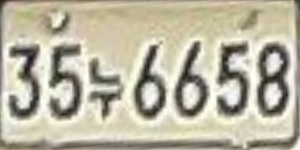
#> input picture extracted_plates/plate_01.png, 300 x 150 px; its folder holds only this picture in this run
$ python plate_processor.py
#> lines starting #> are read from the running program, lines starting #| are printed output that depends on the picture; after the words box and inside, x2 and y2 are one past the last pixel; in counts of white or black regions, pixels touching at a corner belong together
# 번호판 이미지 전처리

import cv2
import numpy as np
from matplotlib import pyplot as plt
import os

# 번호판 파일 불러오기
def load_extracted_plate(plate_name):
    plate_path = f"../extracted_plates/{plate_name}.png"
    if os.path.exists(plate_path):
        plate_img = cv2.imread(plate_path)
        print(f'번호판 이미지 로드 성공 {plate_img.shape}')
        return plate_img
    else:
        print("파일을 찾을 수 없습니다.")
        return None

# 번호판 파일 그레이스케일로 변경
def convert_to_grayScale(target_img):
    gray_plate = cv2.cvtColor(target_img, cv2.COLOR_BGR2GRAY)
    # 결과 비교 시각화
    plt.figure(figsize=(12, 4))

    plt.subplot(1, 2, 1)
    plt.imshow(cv2.cvtColor(target_img, cv2.COLOR_BGR2RGB))
    plt.title('Original Extracted Plate')
    plt.axis('off')

    plt.subplot(1, 2, 2)
    plt.imshow(gray_plate, cmap='gray')
    plt.title('Grayscale Plate')
    plt.axis('off')

    plt.tight_layout()
    plt.show()
    return gray_plate

# 대비 최대화
def contrast_maximize(gray_plate):
    # 모폴로지 연산용 구조화 요소
    k = cv2.getStructuringElement(cv2.MORPH_RECT, (2,2))
    # [8 lines of commented-out code are left out]
    clahe = cv2.createCLAHE(clipLimit=3.0, tileGridSize=(2,1))
    enhanced = clahe.apply(gray_plate)
    gamma = 0.4  # 밝기 조정
    enhanced = np.array(255 * (gray_plate / 255) ** gamma, dtype='uint8')
    # enhanced = cv2.equalizeHist(gray_plate)
    # 결과 비교 시각화
    plt.figure(figsize=(15, 4))

    plt.subplot(1, 2, 1)
    plt.imshow(gray_plate, cmap='gray')
    plt.title('Original Gray')
    plt.axis('off')

    # [19 lines of commented-out code are left out]

    plt.subplot(1, 2, 2)
    plt.imshow(enhanced, cmap='gray')
    plt.title('Enhanced Contrast')
    plt.axis('off')

    plt.tight_layout()
    plt.show()

    return enhanced

# 임계처리
def threshold_plate(enhanced_plate):
    blurred = cv2.GaussianBlur(enhanced_plate, (3,3), 0)
    thresh = cv2.adaptiveThreshold(blurred, 255, cv2.ADAPTIVE_THRESH_GAUSSIAN_C, cv2.THRESH_BINARY, 11, 2)
    _, thresh_otsu = cv2.threshold(blurred, 0, 255, cv2.THRESH_BINARY + cv2.THRESH_OTSU)
    # 임계처리 후 노이즈 조정
    k = cv2.getStructuringElement(cv2.MORPH_RECT, (2,2))
    #cv2.morphologyEx(blurred, cv2.MORPH_OPEN, k)
    cv2.erode(blurred, k)

    plt.figure(figsize=(16, 4))

    plt.subplot(1, 4, 1)
    plt.imshow(enhanced_plate, cmap='gray')
    plt.title('Enhanced Plate')
    plt.axis('off')

    plt.subplot(1, 4, 2)
    plt.imshow(blurred, cmap='gray')
    plt.title('Blurred')
    plt.axis('off')

    plt.subplot(1, 4, 3)
    plt.imshow(thresh, cmap='gray')
    plt.title('Adaptive Threshold')
    plt.axis('off')

    plt.subplot(1, 4, 4)
    plt.imshow(thresh_otsu, cmap='gray')
    plt.title('Otsu Threshold')
    plt.axis('off')

    plt.tight_layout()
    plt.show()

    return thresh, thresh_otsu

# 윤곽선 처리
def find_contour(thresh):
    contours, hierarchy = cv2.findContours(thresh, cv2.RETR_TREE, cv2.CHAIN_APPROX_SIMPLE)
    # 결과 시각화용 이미지 생성
    height, width = thresh.shape
    contour_img = cv2.cvtColor(thresh, cv2.COLOR_GRAY2BGR)
    # 모든 윤곽선을 다른 색으로 그리기
    colors = [(255, 0, 0), (0, 255, 0), (0, 0, 255), (255, 255, 0),
              (255, 0, 255), (0, 255, 255), (128, 0, 128), (255, 165, 0)]
    for i, contour in enumerate(contours):
        color = colors[i % len(colors)]
        cv2.drawContours(contour_img, [contour], -1, color, 2)
        # 윤곽선 번호 표시
        M = cv2.moments(contour)
        if M['m00'] != 0:
            cX = int(M['m10']/M['m00'])
            cY = int(M['m01']/M['m00'])
            cv2.putText(contour_img, str(i+1), (cX-5, cY+5),
                        cv2.FONT_HERSHEY_SIMPLEX, 0.4, (255,255,255), 1)
    # 결과 시각화
    plt.figure(figsize=(15, 5))

    plt.subplot(1, 3, 1)
    plt.imshow(thresh, cmap='gray')
    plt.title('Binary Plate')
    plt.axis('off')

    plt.subplot(1, 3, 2)
    plt.imshow(contour_img)
    plt.title(f'Contours Detected: {len(contours)}')
    plt.axis('off')
# 윤곽선 정보 표시

    plt.subplot(1, 3, 3)

    contour_info = np.zeros((height, width, 3), dtype=np.uint8)

    for i, contour in enumerate(contours):
        area = cv2.contourArea(contour)
        x, y, w, h = cv2.boundingRect(contour)
        # 경계 사각형 그리기
        cv2.rectangle(contour_info, (x, y), (x+w, y+h), colors[i % len(colors)], 1)

        # 면적 정보 표시 (작은 글씨로)
        cv2.putText(contour_info, f'A:{int(area)}', (x, y-2),
                   cv2.FONT_HERSHEY_SIMPLEX, 0.25, (255, 255, 255), 1)

    plt.imshow(contour_info)
    plt.title('Bounding Rectangles')
    plt.axis('off')

    plt.tight_layout()
    plt.show()
    # 윤곽선 정보 출력
    print("=== 윤곽선 검출 결과 ===")
    print(f"총 윤곽선 개수: {len(contours)}")

    for i, contour in enumerate(contours):
        area = cv2.contourArea(contour)
        x, y, w, h = cv2.boundingRect(contour)
        aspect_ratio = w / h if h > 0 else 0
        print(f"윤곽선 {i+1}: 면적={area:.0f}, 크기=({w}×{h}), 비율={aspect_ratio:.2f}")

    return contours, contour_img

def prepare_for_next_step(contours):
    print("=== 다음 단계 준비 ===")
    # 윤곽선이 충분히 검출되었는지 확인
    if len(contours) < 5:
        print("윤곽선이 적게 검출되었습니다. 전처리 단계를 재검토하세요.")
    elif len(contours) > 20:
        print("윤곽선이 너무 많이 검출되었습니다. 노이즈 제거가 필요할 수 있습니다.")
    else:
        print("적절한 수의 윤곽선이 검출되었습니다.")

    # 잠재적 글자 후보 개수 추정
    potential_chars = 0
    for contour in contours:
        area = cv2.contourArea(contour)
        if 1000 < area < 2000:  # 글자 크기 범위 추정
            potential_chars += 1
    print(f"잠재적 글자 후보: {potential_chars}개")

    return potential_chars

def save_processed_results(plate_name, gray_plate, enhanced_plate, thresh_plate, contour_result):
    # 저장 폴더 생성
    save_dir = "../processed_plates"
    if not os.path.exists(save_dir):
        os.makedirs(save_dir)

    # 단계별 결과 저장
    cv2.imwrite(f'{save_dir}/{plate_name}_1_gray.png', gray_plate)
    cv2.imwrite(f'{save_dir}/{plate_name}_2_enhanced.png', enhanced_plate)
    cv2.imwrite(f'{save_dir}/{plate_name}_3_threshold.png', thresh_plate)
    cv2.imwrite(f'{save_dir}/{plate_name}_4_contours.png', contour_result)

    print("결과 저장 완료")

# 전체 처리 파이프라인
def process_extracted_plates(plate_name):
    print(f"{plate_name} 처리 시작")
    # 이미지 로드
    plate_img = load_extracted_plate(plate_name)
    if plate_img is None:
        return None

    # 그레이스케일 변환
    gray_plate = convert_to_grayScale(plate_img)

    # 대비 최대화
    enhanced_plate = contrast_maximize(gray_plate)

    # 임계처리
    thresh_adaptive, thresh_plate = threshold_plate(enhanced_plate)

    # 윤곽선 검출
    contours, contour_result = find_contour(thresh_plate)

    # 결과 저장
    save_processed_results(plate_name, gray_plate, enhanced_plate, thresh_plate, contour_result)

    # 처리 결과 요약
    potential_chars = prepare_for_next_step(contours)
    print(f"처리 완료, 검출된 윤곽선 {len(contours)}개, 잠재적 글자 {potential_chars}개")
    return {
        'original': plate_img,
        'gray': gray_plate,
        'enhanced': enhanced_plate,
        'threshold': thresh_plate,
        'contours': len(contours),
        'potential_chars': potential_chars,
        'contour_result': contour_result
    }

# 배치 처리
def batch_process_plates():
    plate_dir = '../extracted_plates'

    if not os.path.exists(plate_dir):
        print(f"폴더를 찾을 수 없습니다: {plate_dir}")
        return {}

    plate_files = [f for f in os.listdir(plate_dir) if f.endswith('.png')]

    if len(plate_files) == 0:
        print("처리할 번호판 이미지가 없습니다.")
        return {}

    results = {}

    for plate_file in plate_files:
        plate_name = plate_file.replace('.png', '')
        result = process_extracted_plates(plate_name)
#> in load_extracted_plate, plate_img is the input picture: shape (150, 300, 3); mean B, G, R 162, 181.3, 186.5
#| 번호판 이미지 로드 성공 (150, 300, 3)
#> in convert_to_grayScale, `gray_plate = cv2.cvtColor(target_img, cv2.COLOR_BGR2GRAY)`:
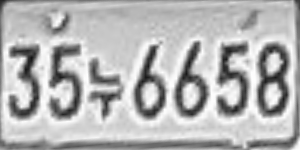
#> gray_plate: shape (150, 300); min 19, max 254, mean 180.7
#> in convert_to_grayScale, `plt.show()`:
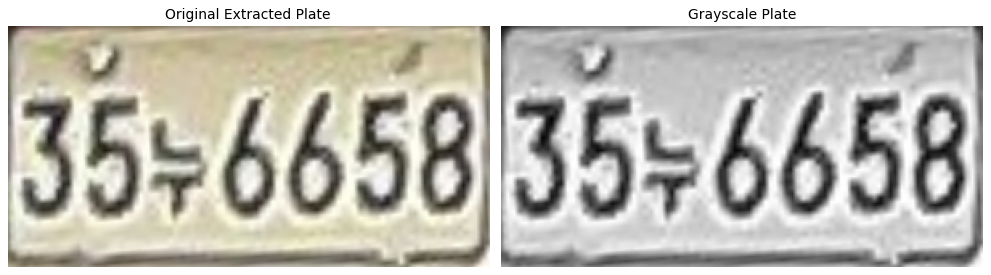
#> figure drawn by matplotlib, 2 panels
#> in contrast_maximize, `enhanced = np.array(255 * (gray_plate / 255) ** gamma, dtype='uint8')`:
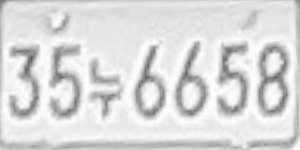
#> enhanced: shape (150, 300); min 90, max 254, mean 218.7
#> in threshold_plate, `thresh = cv2.adaptiveThreshold(blurred, 255, cv2.ADAPTIVE_THRESH_GAUSS..`:
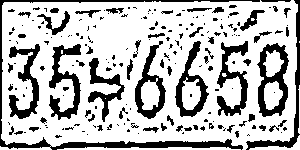
#> thresh: shape (150, 300); 73.3% white; 196 black regions (137 under 20 px), largest, box (x1, y1, x2, y2) and area: (0, 0, 260, 150) 2052, (257, 43, 289, 117) 1074, (49, 44, 81, 120) 997
#> in threshold_plate, `_, thresh_otsu = cv2.threshold(blurred, 0, 255, cv2.THRESH_BINARY + cv..`:
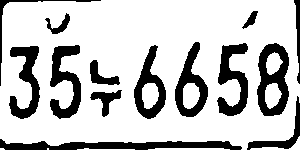
#> thresh_otsu: shape (150, 300); 76.8% white; 14 black regions
#> in find_contour, `contours, hierarchy = cv2.findContours(thresh, cv2.RETR_TREE, cv2.CHAI..`: contours = 20 contours, 3 with area under 20; largest, box (x1, y1, x2, y2) and area: (0, 0, 300, 150) 41494, (256, 42, 290, 117) 1997, (174, 41, 209, 118) 1494, (133, 44, 167, 120) 1437, (49, 44, 82, 120) 1300
#> in find_contour, `contour_img = cv2.cvtColor(thresh, cv2.COLOR_GRAY2BGR)`: contour_img: shape (150, 300, 3); 76.8% white; 14 black regions
#> the loop in find_contour, `for i, contour in enumerate(contours):` made 20 passes
#> (contour, color, cX, cY) on passes 3 to 4: ([[47, 148], [47, 149], [48, 149], [48, 148]], (0, 0, 255), 47, 148), ([[0, 148], [0, 149], [4, 149], [3, 148]], (255, 255, 0), 1, 148)
#> (color, cX, cY) on passes 1, 2, 5, 6, 7, 8: ((255, 0, 0), 189, 148), ((0, 255, 0), 86, 148), ((255, 0, 255), 282, 146), ((0, 255, 255), 148, 71), ((128, 0, 128), 105, 99), ((255, 165, 0), 100, 75)
#> after the loop in find_contour, `for i, contour in enumerate(contours):`:
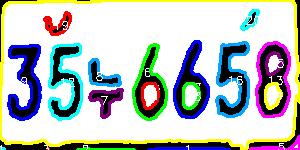
#> contour_img: shape (150, 300, 3); mean B, G, R 190.4, 192.4, 185.5
#> the loop in find_contour, `for i, contour in enumerate(contours):` made 20 passes
#> (area, x, y, w, h) on passes 1, 5, 6, 7, 8, 9, 10, 11, 12, 13, 14, 15: (69, 148, 148, 82, 2), (106, 250, 136, 50, 14), (41494.5, 0, 0, 300, 150), (385, 89, 89, 34, 29), (373, 89, 59, 32, 27), (1193.5, 8, 45, 33, 75), (1437, 133, 44, 34, 76), (317, 142, 83, 17, 26), (1300, 49, 44, 33, 76), (1997, 256, 42, 34, 75), (286, 265, 83, 17, 26), (233, 266, 52, 17, 23)
#> after the loop in find_contour, `for i, contour in enumerate(contours):`:
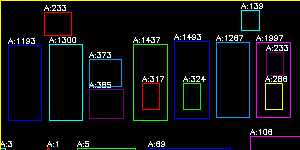
#> contour_info: shape (150, 300, 3); mean of channels 0, 1, 2 14.1, 13.4, 11.7; drawn as B, G, R
#| 총 윤곽선 개수: 20
#> the loop in find_contour, `for i, contour in enumerate(contours):` made 20 passes
#> (area, x, y, w, h, aspect_ratio) on passes 1, 5, 6, 7, 8, 9, 10, 11, 12, 13, 14, 15: (69, 148, 148, 82, 2, 41), (106, 250, 136, 50, 14, 3.57), (41494.5, 0, 0, 300, 150, 2), (385, 89, 89, 34, 29, 1.17), (373, 89, 59, 32, 27, 1.19), (1193.5, 8, 45, 33, 75, 0.44), (1437, 133, 44, 34, 76, 0.447), (317, 142, 83, 17, 26, 0.654), (1300, 49, 44, 33, 76, 0.434), (1997, 256, 42, 34, 75, 0.453), (286, 265, 83, 17, 26, 0.654), (233, 266, 52, 17, 23, 0.739)
#| 윤곽선 1: 면적=69, 크기=(82×2), 비율=41.00
#| 윤곽선 2: 면적=5, 크기=(58×2), 비율=29.00
#| 윤곽선 3: 면적=1, 크기=(2×2), 비율=1.00
#| 윤곽선 4: 면적=4, 크기=(5×2), 비율=2.50
#| 윤곽선 5: 면적=106, 크기=(50×14), 비율=3.57
#| 윤곽선 6: 면적=41494, 크기=(300×150), 비율=2.00
#| 윤곽선 7: 면적=385, 크기=(34×29), 비율=1.17
#| 윤곽선 8: 면적=373, 크기=(32×27), 비율=1.19
#> (further printed lines are left out)
#> the loop in prepare_for_next_step, `for contour in contours:` made 20 passes
#> area on passes 1, 5, 6, 7, 8, 9, 10, 11, 12, 13, 14, 15: 69, 106, 41494.5, 385, 373, 1193.5, 1437, 317, 1300, 1997, 286, 233
#> after the loop in prepare_for_next_step, `for contour in contours:`: potential_chars = 6
#| 잠재적 글자 후보: 6개
#| 처리 완료, 검출된 윤곽선 20개, 잠재적 글자 6개
#> result = 7 items
        if result:
            results[plate_name] = result

    print(f"\n=== 전체 처리 완료: {len(results)}개 번호판 ===")
#| === 전체 처리 완료: 1개 번호판 ===

    return results

batch_process_plates()

$ run again, on extracted_plates/plate_05.png
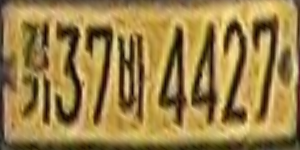
#> input picture extracted_plates/plate_05.png, 300 x 150 px
#> in load_extracted_plate, plate_img is the input picture: shape (150, 300, 3); mean B, G, R 73.6, 129.9, 156.2
#| 번호판 이미지 로드 성공 (150, 300, 3)
#> thresh: shape (150, 300); 68.7% white; 144 black regions (73 under 20 px), largest, box (x1, y1, x2, y2) and area: (55, 20, 82, 126) 921, (191, 21, 216, 126) 890, (253, 13, 278, 124) 886
#> thresh_otsu: shape (150, 300); 70.1% white; 15 black regions (1 under 20 px)
#> in find_contour, `contours, hierarchy = cv2.findContours(thresh, cv2.RETR_TREE, cv2.CHAI..`: contours = 17 contours; largest, box (x1, y1, x2, y2) and area: (2, 0, 299, 145) 40270, (158, 26, 187, 126) 1542, (191, 24, 218, 125) 1462, (55, 23, 83, 126) 1346, (221, 20, 248, 124) 1190
#> the loop in find_contour, `for i, contour in enumerate(contours):` made 17 passes
#> (color, cX, cY) on passes 1 to 8: ((255, 0, 0), 151, 71), ((0, 255, 0), 46, 100), ((0, 0, 255), 31, 94), ((255, 255, 0), 284, 65), ((255, 0, 255), 126, 75), ((0, 255, 255), 126, 83), ((128, 0, 128), 139, 76), ((255, 165, 0), 174, 78)
#> after the loop in find_contour, `for i, contour in enumerate(contours):`:
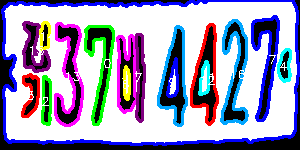
#> contour_img: shape (150, 300, 3); mean B, G, R 184.1, 154.4, 157.5
#> the loop in find_contour, `for i, contour in enumerate(contours):` made 17 passes
#> (area, x, y, w, h) on passes 1 to 8: (40270.5, 2, 0, 297, 145), (317.5, 42, 76, 9, 49), (376, 22, 74, 17, 43), (273.5, 278, 49, 13, 33), (1058, 117, 35, 20, 78), (135.5, 124, 66, 6, 34), (477.5, 136, 34, 9, 88), (1542, 158, 26, 29, 100)
#> after the loop in find_contour, `for i, contour in enumerate(contours):`:
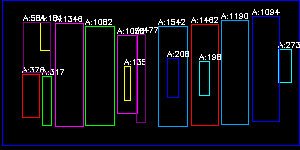
#> contour_info: shape (150, 300, 3); mean of channels 0, 1, 2 19.4, 10.5, 11.2; drawn as B, G, R
#| 총 윤곽선 개수: 17
#> the loop in find_contour, `for i, contour in enumerate(contours):` made 17 passes
#> (area, x, y, w, h, aspect_ratio) on passes 1 to 8: (40270.5, 2, 0, 297, 145, 2.05), (317.5, 42, 76, 9, 49, 0.184), (376, 22, 74, 17, 43, 0.395), (273.5, 278, 49, 13, 33, 0.394), (1058, 117, 35, 20, 78, 0.256), (135.5, 124, 66, 6, 34, 0.176), (477.5, 136, 34, 9, 88, 0.102), (1542, 158, 26, 29, 100, 0.29)
#> (printed output is left out)
#> the loop in prepare_for_next_step, `for contour in contours:` made 17 passes
#> area on passes 1 to 8: 40270.5, 317.5, 376, 273.5, 1058, 135.5, 477.5, 1542
#> after the loop in prepare_for_next_step, `for contour in contours:`: potential_chars = 7
#| 잠재적 글자 후보: 7개
#| 처리 완료, 검출된 윤곽선 17개, 잠재적 글자 7개
#> result = 7 items
#| === 전체 처리 완료: 1개 번호판 ===

$ run again, on extracted_plates/plate_06.png
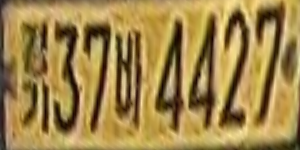
#> input picture extracted_plates/plate_06.png, 300 x 150 px
#> in load_extracted_plate, plate_img is the input picture: shape (150, 300, 3); mean B, G, R 75.3, 133.2, 160.3
#| 번호판 이미지 로드 성공 (150, 300, 3)
#> thresh: shape (150, 300); 68.6% white; 155 black regions (83 under 20 px), largest, box (x1, y1, x2, y2) and area: (253, 0, 285, 128) 1088, (219, 3, 249, 129) 1036, (189, 12, 216, 130) 1019
#> thresh_otsu: shape (150, 300); 73.8% white; 18 black regions (2 under 20 px)
#> in find_contour, `contours, hierarchy = cv2.findContours(thresh, cv2.RETR_TREE, cv2.CHAI..`: contours = 17 contours; largest, box (x1, y1, x2, y2) and area: (2, 0, 300, 150) 42958, (154, 20, 184, 132) 1748, (188, 15, 217, 129) 1701, (53, 22, 80, 134) 1411, (219, 9, 250, 128) 1396
#> the loop in find_contour, `for i, contour in enumerate(contours):` made 17 passes
#> (color, cX, cY) on passes 1 to 8: ((255, 0, 0), 151, 73), ((0, 255, 0), 44, 108), ((0, 0, 255), 30, 101), ((255, 255, 0), 288, 59), ((255, 0, 255), 123, 77), ((0, 255, 255), 123, 85), ((128, 0, 128), 136, 78), ((255, 165, 0), 97, 63)
#> after the loop in find_contour, `for i, contour in enumerate(contours):`:
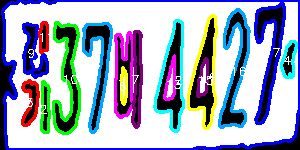
#> contour_img: shape (150, 300, 3); mean B, G, R 191.2, 170.3, 160
#> the loop in find_contour, `for i, contour in enumerate(contours):` made 17 passes
#> (area, x, y, w, h) on passes 1 to 8: (42958.5, 2, 0, 298, 150), (309, 41, 81, 9, 52), (381.5, 22, 80, 17, 46), (331.5, 281, 41, 16, 37), (1153, 115, 32, 19, 86), (148, 121, 67, 6, 38), (546.5, 132, 31, 10, 97), (1169, 83, 23, 29, 110)
#> after the loop in find_contour, `for i, contour in enumerate(contours):`:
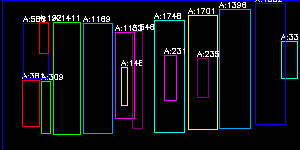
#> contour_info: shape (150, 300, 3); mean of channels 0, 1, 2 17.6, 13.1, 10.5; drawn as B, G, R
#| 총 윤곽선 개수: 17
#> the loop in find_contour, `for i, contour in enumerate(contours):` made 17 passes
#> (area, x, y, w, h, aspect_ratio) on passes 1 to 8: (42958.5, 2, 0, 298, 150, 1.99), (309, 41, 81, 9, 52, 0.173), (381.5, 22, 80, 17, 46, 0.37), (331.5, 281, 41, 16, 37, 0.432), (1153, 115, 32, 19, 86, 0.221), (148, 121, 67, 6, 38, 0.158), (546.5, 132, 31, 10, 97, 0.103), (1169, 83, 23, 29, 110, 0.264)
#> (printed output is left out)
#> the loop in prepare_for_next_step, `for contour in contours:` made 17 passes
#> area on passes 1 to 8: 42958.5, 309, 381.5, 331.5, 1153, 148, 546.5, 1169
#> after the loop in prepare_for_next_step, `for contour in contours:`: potential_chars = 7
#| 잠재적 글자 후보: 7개
#| 처리 완료, 검출된 윤곽선 17개, 잠재적 글자 7개
#> result = 7 items
#| === 전체 처리 완료: 1개 번호판 ===

$ run again, on extracted_plates/plate_02.png
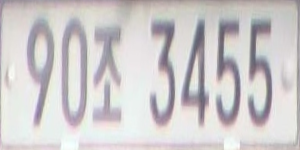
#> input picture extracted_plates/plate_02.png, 300 x 150 px
#> in load_extracted_plate, plate_img is the input picture: shape (150, 300, 3); mean B, G, R 203.6, 202.7, 206.3
#| 번호판 이미지 로드 성공 (150, 300, 3)
#> thresh: shape (150, 300); 80.1% white; 82 black regions (50 under 20 px), largest, box (x1, y1, x2, y2) and area: (62, 19, 87, 127) 1266, (27, 19, 54, 127) 1024, (181, 19, 209, 127) 972
#> thresh_otsu: shape (150, 300); 73.5% white; 10 black regions (1 under 20 px)
#> in find_contour, `contours, hierarchy = cv2.findContours(thresh, cv2.RETR_TREE, cv2.CHAI..`: contours = 12 contours; largest, box (x1, y1, x2, y2) and area: (0, 3, 300, 150) 42212, (61, 18, 88, 127) 2422, (26, 17, 55, 126) 1796, (180, 17, 210, 126) 1714, (247, 16, 273, 127) 1642
#> the loop in find_contour, `for i, contour in enumerate(contours):` made 12 passes
#> (color, cX, cY) on passes 1 to 8: ((255, 0, 0), 148, 77), ((0, 255, 0), 107, 107), ((0, 0, 255), 107, 51), ((255, 255, 0), 164, 68), ((255, 0, 255), 74, 71), ((0, 255, 255), 73, 74), ((128, 0, 128), 196, 73), ((255, 165, 0), 194, 78)
#> the loop in find_contour, `for i, contour in enumerate(contours):` made 12 passes
#> (area, x, y, w, h) on passes 1 to 8: (42211.5, 0, 3, 300, 147), (387, 93, 83, 28, 38), (961.5, 94, 25, 28, 60), (1469, 149, 19, 27, 108), (2422, 61, 18, 27, 109), (865.5, 68, 35, 13, 80), (1714.5, 180, 17, 30, 109), (163, 190, 56, 8, 37)
#> after the loop in find_contour, `for i, contour in enumerate(contours):`:
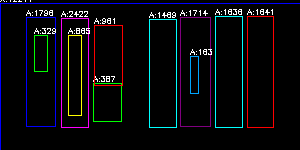
#> contour_info: shape (150, 300, 3); mean of channels 0, 1, 2 13.7, 9.5, 9.6; drawn as B, G, R
#| 총 윤곽선 개수: 12
#> the loop in find_contour, `for i, contour in enumerate(contours):` made 12 passes
#> (area, x, y, w, h, aspect_ratio) on passes 1 to 8: (42211.5, 0, 3, 300, 147, 2.04), (387, 93, 83, 28, 38, 0.737), (961.5, 94, 25, 28, 60, 0.467), (1469, 149, 19, 27, 108, 0.25), (2422, 61, 18, 27, 109, 0.248), (865.5, 68, 35, 13, 80, 0.163), (1714.5, 180, 17, 30, 109, 0.275), (163, 190, 56, 8, 37, 0.216)
#> (printed output is left out)
#> the loop in prepare_for_next_step, `for contour in contours:` made 12 passes
#> area on passes 1 to 8: 42211.5, 387, 961.5, 1469, 2422, 865.5, 1714.5, 163
#> after the loop in prepare_for_next_step, `for contour in contours:`: potential_chars = 5
#| 잠재적 글자 후보: 5개
#| 처리 완료, 검출된 윤곽선 12개, 잠재적 글자 5개
#> result = 7 items
#| === 전체 처리 완료: 1개 번호판 ===
